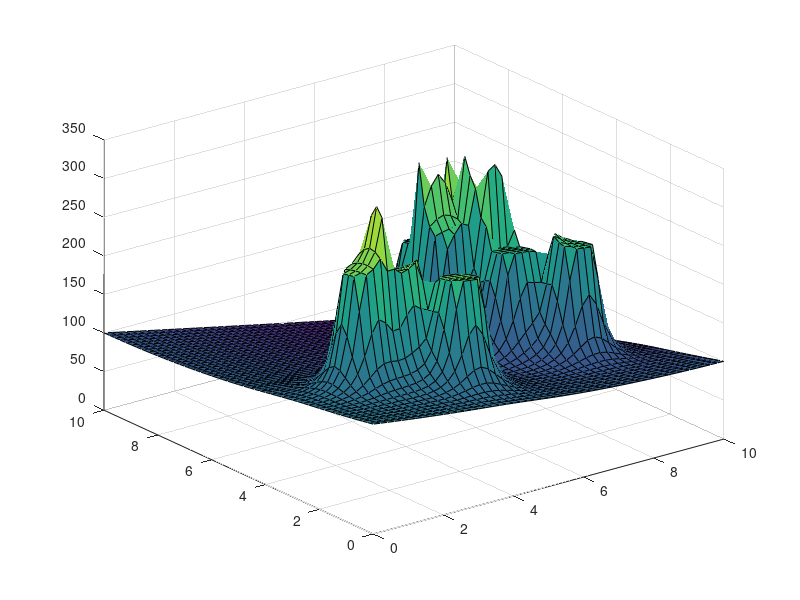

MATLAB code for this plot:
close all;clear
density = 0.2; %密度
Grid_X = 0:density:10; %x分布
Grid_Y = 0:density:10; %y分布
Basic_Z = ones(length(Grid_X), length(Grid_Y));%每一个点的高度初始化为1

% attractive force 引力
% Repulsive force 斥力

P0 = 20;
a = 20; %斥力影响因素
b = 10; %引力影响因素
%%
Goal = [10,10]; %目标
Obs = [3,2;
            3,3;
             5,7;
             5.3,6;
             6,6;
             2,4;
             3,8;
             4,7;
             8,9]; %障碍物坐标
         
         for k1 = 1: length(Grid_X)
             for k2 =1:length(Grid_Y)
                 X_c = Grid_X(k1);%该点横坐标
                 Y_c = Grid_Y(k2);%该点纵坐标
                 rre =[];
                 
                 rat = sqrt((Goal(1)-X_c)^2 +(Goal(2)-Y_c)^2);%引力
                 
                 Y_rre = [];
                 Y_ata = [];
                 
                 for k3 = 1:length(Obs)
                     rre(k3) =    sqrt((Obs(k3,1)-X_c)^2 +(Obs(k3,2)-Y_c)^2);
                     Y_rre(k3) = a*(1/rre(k3)  - 1/P0 ) *1/(rre(k3)^2); %基本斥力场公式                     
                     if  isinf(Y_rre(k3))==1|| Y_rre(k3)>150 %为显示效果做的限制处理
                         Y_rre = 150;
                     end                     
                 end
                Y_ata = b*rat; %基本引力场公式，注意这里引力只有一个值
                 Field_rre(k1,k2) = sum(Y_rre);
                 Field_ata(k1,k2) =  Y_ata;
             end
         end

SUM = Field_rre  + Field_ata;
surf(Grid_X,Grid_Y,SUM) %总力场